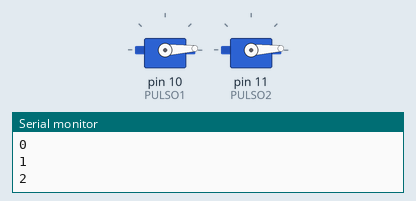
Recording of a sketch running on a simulated Arduino Uno, built with avr-gcc and run on an emulated ATmega328P. Shown: 2 × servo, the last lines printed to the serial monitor.

Above: at 0.05 s.
At 2.4 s:
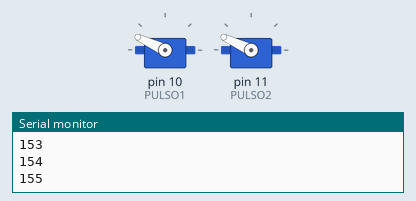
At 4.75 s:
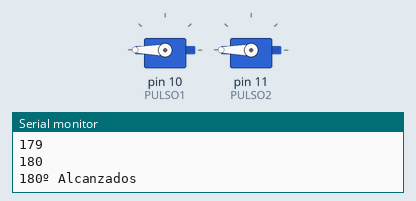
At 7.2 s:
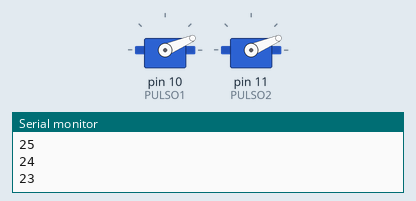
Timing chart, 0 to 12.4 s (numbered marks = the images above):
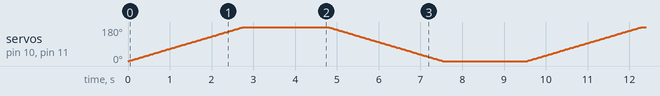

The sketch:

testservo.ino
```cpp
#include <Servo.h>

#define PULSO1 10
#define PULSO2 11

Servo myservo1, myservo2;
int pos = 0;

void setup() {
  Serial.begin(9600);
  // Servo
  myservo1.attach(PULSO1);
  myservo2.attach(PULSO2);
}

void loop() {
  for (pos = 0; pos <= 180; pos += 1) { // goes from 0 degrees to 180 degrees
    // in steps of 1 degree
    myservo1.write(pos);                // tell servo to go to position in variable 'pos'
    myservo2.write(pos);
    delay(15);                          // waits 15ms for the servo to reach the position
    Serial.println(pos);
  }
  Serial.println("180º Alcanzados");
  delay(2000);
  for (pos = 180; pos >= 0; pos -= 1) { // goes from 180 degrees to 0 degrees
    myservo1.write(pos);                // tell servo to go to position in variable 'pos'
    myservo2.write(pos);
    delay(15);                          // waits 15ms for the servo to reach the position
    Serial.println(pos);
  }
  Serial.println("0º Alcanzados");
  delay(2000);
}
```
